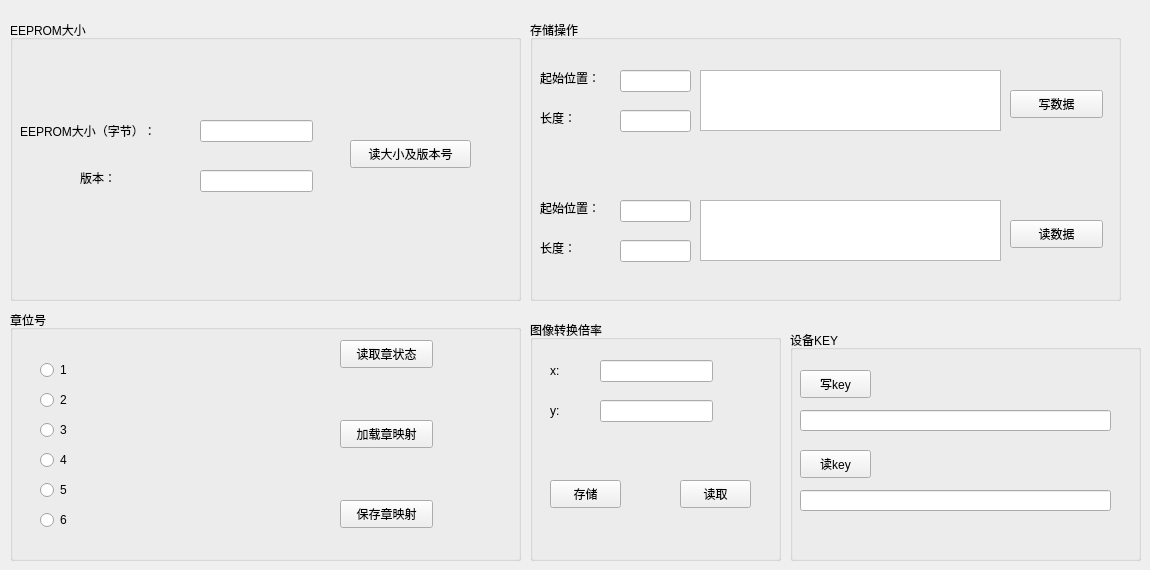
    <widget class="QWidget" name="tab_eeprom">
     <attribute name="title">
      <string>EEPROM存储</string>
     </attribute>
     <widget class="QGroupBox" name="groupBox_2">
      <property name="geometry">
       <rect>
        <x>10</x>
        <y>20</y>
        <width>511</width>
        <height>281</height>
       </rect>
      </property>
      <property name="title">
       <string>EEPROM大小</string>
      </property>
      <widget class="QLabel" name="label_30">
       <property name="geometry">
        <rect>
         <x>10</x>
         <y>100</y>
         <width>171</width>
         <height>21</height>
        </rect>
       </property>
       <property name="text">
        <string>EEPROM大小（字节）：</string>
       </property>
      </widget>
      <widget class="QLineEdit" name="le_capacity_">
       <property name="geometry">
        <rect>
         <x>190</x>
         <y>100</y>
         <width>113</width>
         <height>22</height>
        </rect>
       </property>
      </widget>
      <widget class="QLabel" name="label_31">
       <property name="geometry">
        <rect>
         <x>70</x>
         <y>150</y>
         <width>55</width>
         <height>16</height>
        </rect>
       </property>
       <property name="text">
        <string>版本：</string>
       </property>
      </widget>
      <widget class="QLineEdit" name="le_version_">
       <property name="geometry">
        <rect>
         <x>190</x>
         <y>150</y>
         <width>113</width>
         <height>22</height>
        </rect>
       </property>
      </widget>
      <widget class="QPushButton" name="pb_read_capacity_version_">
       <property name="geometry">
        <rect>
         <x>340</x>
         <y>120</y>
         <width>121</width>
         <height>28</height>
        </rect>
       </property>
       <property name="text">
        <string>读大小及版本号</string>
       </property>
      </widget>
     </widget>
     <widget class="QGroupBox" name="groupBox_3">
      <property name="geometry">
       <rect>
        <x>530</x>
        <y>20</y>
        <width>591</width>
        <height>281</height>
       </rect>
      </property>
      <property name="title">
       <string>存储操作</string>
      </property>
      <widget class="QLabel" name="label_32">
       <property name="geometry">
        <rect>
         <x>10</x>
         <y>50</y>
         <width>81</width>
         <height>16</height>
        </rect>
       </property>
       <property name="text">
        <string>起始位置：</string>
       </property>
      </widget>
      <widget class="QLineEdit" name="le_write_offset_">
       <property name="geometry">
        <rect>
         <x>90</x>
         <y>50</y>
         <width>71</width>
         <height>22</height>
        </rect>
       </property>
      </widget>
      <widget class="QLabel" name="label_33">
       <property name="geometry">
        <rect>
         <x>10</x>
         <y>90</y>
         <width>55</width>
         <height>16</height>
        </rect>
       </property>
       <property name="text">
        <string>长度：</string>
       </property>
      </widget>
      <widget class="QLineEdit" name="le_write_len">
       <property name="geometry">
        <rect>
         <x>90</x>
         <y>90</y>
         <width>71</width>
         <height>22</height>
        </rect>
       </property>
      </widget>
      <widget class="QTextEdit" name="te_write_data_">
       <property name="geometry">
        <rect>
         <x>170</x>
         <y>50</y>
         <width>301</width>
         <height>61</height>
        </rect>
       </property>
      </widget>
      <widget class="QPushButton" name="pb_write_data_">
       <property name="geometry">
        <rect>
         <x>480</x>
         <y>70</y>
         <width>93</width>
         <height>28</height>
        </rect>
       </property>
       <property name="text">
        <string>写数据</string>
       </property>
      </widget>
      <widget class="QLabel" name="label_34">
       <property name="geometry">
        <rect>
         <x>10</x>
         <y>220</y>
         <width>55</width>
         <height>16</height>
        </rect>
       </property>
       <property name="text">
        <string>长度：</string>
       </property>
      </widget>
      <widget class="QPushButton" name="pb_read_data_">
       <property name="geometry">
        <rect>
         <x>480</x>
         <y>200</y>
         <width>93</width>
         <height>28</height>
        </rect>
       </property>
       <property name="text">
        <string>读数据</string>
       </property>
      </widget>
      <widget class="QLabel" name="label_35">
       <property name="geometry">
        <rect>
         <x>10</x>
         <y>180</y>
         <width>81</width>
         <height>16</height>
        </rect>
       </property>
       <property name="text">
        <string>起始位置：</string>
       </property>
      </widget>
      <widget class="QLineEdit" name="le_read_len_">
       <property name="geometry">
        <rect>
         <x>90</x>
         <y>220</y>
         <width>71</width>
         <height>22</height>
        </rect>
       </property>
      </widget>
      <widget class="QLineEdit" name="le_read_offset_">
       <property name="geometry">
        <rect>
         <x>90</x>
         <y>180</y>
         <width>71</width>
         <height>22</height>
        </rect>
       </property>
      </widget>
      <widget class="QTextEdit" name="te_read_data_">
       <property name="geometry">
        <rect>
         <x>170</x>
         <y>180</y>
         <width>301</width>
         <height>61</height>
        </rect>
       </property>
      </widget>
     </widget>
     <widget class="QGroupBox" name="groupBox_4">
      <property name="geometry">
       <rect>
        <x>10</x>
        <y>310</y>
        <width>511</width>
        <height>251</height>
       </rect>
      </property>
      <property name="title">
       <string>章位号</string>
      </property>
      <widget class="QRadioButton" name="radioButton">
       <property name="geometry">
        <rect>
         <x>30</x>
         <y>50</y>
         <width>41</width>
         <height>20</height>
        </rect>
       </property>
       <property name="text">
        <string>1</string>
       </property>
      </widget>
      <widget class="QRadioButton" name="radioButton_2">
       <property name="geometry">
        <rect>
         <x>30</x>
         <y>80</y>
         <width>41</width>
         <height>20</height>
        </rect>
       </property>
       <property name="text">
        <string>2</string>
       </property>
      </widget>
      <widget class="QRadioButton" name="radioButton_3">
       <property name="geometry">
        <rect>
         <x>30</x>
         <y>110</y>
         <width>41</width>
         <height>20</height>
        </rect>
       </property>
       <property name="text">
        <string>3</string>
       </property>
      </widget>
      <widget class="QRadioButton" name="radioButton_4">
       <property name="geometry">
        <rect>
         <x>30</x>
         <y>140</y>
         <width>41</width>
         <height>20</height>
        </rect>
       </property>
       <property name="text">
        <string>4</string>
       </property>
      </widget>
      <widget class="QRadioButton" name="radioButton_5">
       <property name="geometry">
        <rect>
         <x>30</x>
         <y>170</y>
         <width>41</width>
         <height>20</height>
        </rect>
       </property>
       <property name="text">
        <string>5</string>
       </property>
      </widget>
      <widget class="QRadioButton" name="radioButton_6">
       <property name="geometry">
        <rect>
         <x>30</x>
         <y>200</y>
         <width>41</width>
         <height>20</height>
        </rect>
       </property>
       <property name="text">
        <string>6</string>
       </property>
      </widget>
      <widget class="QLabel" name="label_stamper1_rfid_">
       <property name="geometry">
        <rect>
         <x>70</x>
         <y>50</y>
         <width>81</width>
         <height>16</height>
        </rect>
       </property>
       <property name="text">
        <string/>
       </property>
      </widget>
      <widget class="QLabel" name="label_stamper2_rfid_">
       <property name="geometry">
        <rect>
         <x>70</x>
         <y>80</y>
         <width>81</width>
         <height>16</height>
        </rect>
       </property>
       <property name="text">
        <string/>
       </property>
      </widget>
      <widget class="QLabel" name="label_stamper3_rfid_">
       <property name="geometry">
        <rect>
         <x>70</x>
         <y>110</y>
         <width>81</width>
         <height>16</height>
        </rect>
       </property>
       <property name="text">
        <string/>
       </property>
      </widget>
      <widget class="QLabel" name="label_stamper4_rfid_">
       <property name="geometry">
        <rect>
         <x>70</x>
         <y>140</y>
         <width>81</width>
         <height>16</height>
        </rect>
       </property>
       <property name="text">
        <string/>
       </property>
      </widget>
      <widget class="QLabel" name="label_stamper5_rfid_">
       <property name="geometry">
        <rect>
         <x>70</x>
         <y>170</y>
         <width>81</width>
         <height>16</height>
        </rect>
       </property>
       <property name="text">
        <string/>
       </property>
      </widget>
      <widget class="QLabel" name="label_stamper6_rfid_">
       <property name="geometry">
        <rect>
         <x>70</x>
         <y>200</y>
         <width>81</width>
         <height>16</height>
        </rect>
       </property>
       <property name="text">
        <string/>
       </property>
      </widget>
      <widget class="QPushButton" name="pb_read_stamper_">
       <property name="geometry">
        <rect>
         <x>330</x>
         <y>30</y>
         <width>93</width>
         <height>28</height>
        </rect>
       </property>
       <property name="text">
        <string>读取章状态</string>
       </property>
      </widget>
      <widget class="QPushButton" name="pb_load_stamper_mapping_">
       <property name="geometry">
        <rect>
         <x>330</x>
         <y>110</y>
         <width>93</width>
         <height>28</height>
        </rect>
       </property>
       <property name="text">
        <string>加载章映射</string>
       </property>
      </widget>
      <widget class="QPushButton" name="pb_save_stamper_mapping_">
       <property name="geometry">
        <rect>
         <x>330</x>
         <y>190</y>
         <width>93</width>
         <height>28</height>
        </rect>
       </property>
       <property name="text">
        <string>保存章映射</string>
       </property>
      </widget>
     </widget>
     <widget class="QGroupBox" name="groupBox_8">
      <property name="geometry">
       <rect>
        <x>530</x>
        <y>320</y>
        <width>251</width>
        <height>241</height>
       </rect>
      </property>
      <property name="title">
       <string>图像转换倍率</string>
      </property>
      <widget class="QLineEdit" name="le_conv_ratio_x_">
       <property name="geometry">
        <rect>
         <x>70</x>
         <y>40</y>
         <width>113</width>
         <height>22</height>
        </rect>
       </property>
      </widget>
      <widget class="QLineEdit" name="le_conv_ratio_y_">
       <property name="geometry">
        <rect>
         <x>70</x>
         <y>80</y>
         <width>113</width>
         <height>22</height>
        </rect>
       </property>
      </widget>
      <widget class="QLabel" name="label_2">
       <property name="geometry">
        <rect>
         <x>20</x>
         <y>30</y>
         <width>31</width>
         <height>41</height>
        </rect>
       </property>
       <property name="text">
        <string>x:</string>
       </property>
      </widget>
      <widget class="QLabel" name="label_4">
       <property name="geometry">
        <rect>
         <x>20</x>
         <y>80</y>
         <width>21</width>
         <height>21</height>
        </rect>
       </property>
       <property name="text">
        <string>y:</string>
       </property>
      </widget>
      <widget class="QPushButton" name="pb_write_conv_ratio_">
       <property name="geometry">
        <rect>
         <x>20</x>
         <y>160</y>
         <width>71</width>
         <height>28</height>
        </rect>
       </property>
       <property name="text">
        <string>存储</string>
       </property>
      </widget>
      <widget class="QPushButton" name="pb_read_conv_ratio_">
       <property name="geometry">
        <rect>
         <x>150</x>
         <y>160</y>
         <width>71</width>
         <height>28</height>
        </rect>
       </property>
       <property name="text">
        <string>读取</string>
       </property>
      </widget>
     </widget>
     <widget class="QGroupBox" name="groupBox_16">
      <property name="geometry">
       <rect>
        <x>790</x>
        <y>330</y>
        <width>351</width>
        <height>231</height>
       </rect>
      </property>
      <property name="title">
       <string>设备KEY</string>
      </property>
     </widget>
     <widget class="QPushButton" name="pb_read_key_">
      <property name="geometry">
       <rect>
        <x>800</x>
        <y>450</y>
        <width>71</width>
        <height>28</height>
       </rect>
      </property>
      <property name="text">
       <string>读key</string>
      </property>
     </widget>
     <widget class="QPushButton" name="pb_write_key_">
      <property name="geometry">
       <rect>
        <x>800</x>
        <y>370</y>
        <width>71</width>
        <height>28</height>
       </rect>
      </property>
      <property name="text">
       <string>写key</string>
      </property>
     </widget>
     <widget class="QLineEdit" name="le_read_key_">
      <property name="geometry">
       <rect>
        <x>800</x>
        <y>490</y>
        <width>311</width>
        <height>21</height>
       </rect>
      </property>
     </widget>
     <widget class="QLineEdit" name="le_write_key_">
      <property name="geometry">
       <rect>
        <x>800</x>
        <y>410</y>
        <width>311</width>
        <height>21</height>
       </rect>
      </property>
     </widget>
    </widget>
